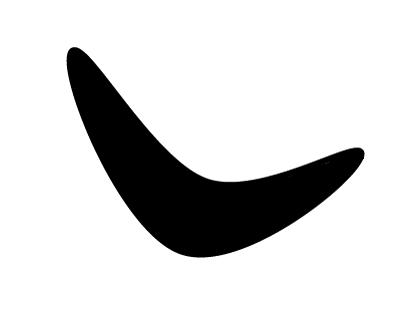
#> input picture PDI/gabaritos/CCF 394 - CONTORNOS/boomerang.png, 418 x 325 px
$ python 'CCF394 Aula 7 contornos - 5 best contour matching.py'
#> lines starting #> are read from the running program, lines starting #| are printed output that depends on the picture; after the words box and inside, x2 and y2 are one past the last pixel; in counts of white or black regions, pixels touching at a corner belong together; long printed decimals are rounded
import sys
import cv2
import numpy as np

# Extract all the contours from the image
def get_all_contours(img):
    ref_gray = cv2.cvtColor(img, cv2.COLOR_BGR2GRAY)
    ret, thresh = cv2.threshold(ref_gray, 127, 255, 0)
    # Find all the contours in the thresholded image. The values
    # for the second and third parameters are restricted to a
    # certain number of possible values. You can learn more 'findContours' function here:
    # http://docs.opencv.org/modules/imgproc/doc/structural_analysis_and_shape_descriptors.html#findcontours
    contours, hierarchy = cv2.findContours(thresh.copy(), cv2.RETR_LIST, cv2.CHAIN_APPROX_SIMPLE )
    return contours

# Extract reference contour from the image
def get_ref_contour(img):
    contours = get_all_contours(img)

    # Extract the relevant contour based on area ratio. We use the
    # area ratio because the main image boundary contour is
    # extracted as well and we don't want that. This area ratio
    # threshold will ensure that we only take the contour inside the image.
    for contour in contours:
        area = cv2.contourArea(contour)
        img_area = img.shape[0] * img.shape[1]
        if 0.05 < area/float(img_area) < 0.8:
            return contour

if __name__=='__main__':
    # imagem a ser encontrada
    img1 = cv2.imread('boomerang.png')
#> img1 is the input picture: shape (325, 418, 3); mean B, G, R 215.8, 215.8, 215.8
    cv2.imshow('Imagem a ser encontrada',img1)
    cv2.waitKey(0)

    # imagem com varias formas. VAMOS TENTAR ENCONTRAR A IMAGEM ACIMA NA IMAGEM ABAIXO
    img2 = cv2.imread('random_shapes.png')
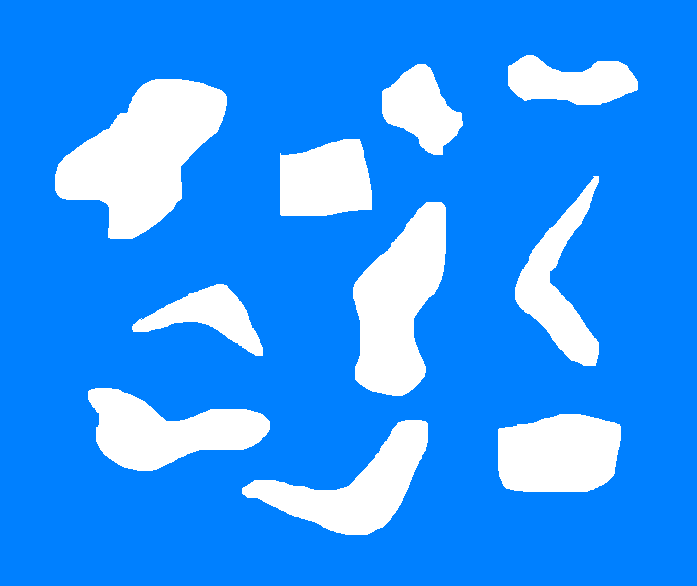
#> input picture PDI/gabaritos/CCF 394 - CONTORNOS/random_shapes.png, 697 x 586 px
#> img2 is the input picture: shape (586, 697, 3); mean B, G, R 255, 151.8, 47.9

    # RETORNANDO CONTORNOS DA IMAGEM REFERENCIA
    ref_contour = get_ref_contour(img1)
#> in get_all_contours, `ret, thresh = cv2.threshold(ref_gray, 127, 255, 0)`:
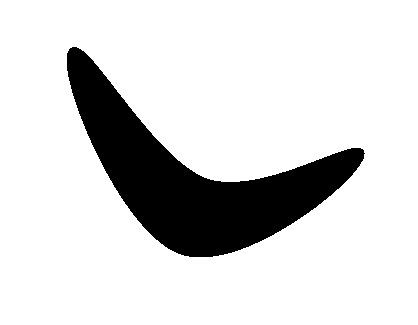
#> thresh: shape (325, 418); 84.6% white; 1 black region
#> in get_all_contours, `contours, hierarchy = cv2.findContours(thresh.copy(), cv2.RETR_LIST, c..`: contours = 2 contours; box (x1, y1, x2, y2) and area: (0, 0, 418, 325) 135108, (66, 46, 366, 258) 21232
#> the loop in get_ref_contour, `for contour in contours:` made 1 pass
#> (area, img_area) on pass 1: (21232.5, 135850)
#> ref_contour = contour of 377 points, box (x1, y1, x2, y2) (66, 46, 366, 258), area 21232

    # EXTRAINDO CONTORNO DE TODOS OS OBJETOS NA IMAGEM 2
    input_contours = get_all_contours(img2)
#> in get_all_contours (call 2), `ref_gray = cv2.cvtColor(img, cv2.COLOR_BGR2GRAY)`:
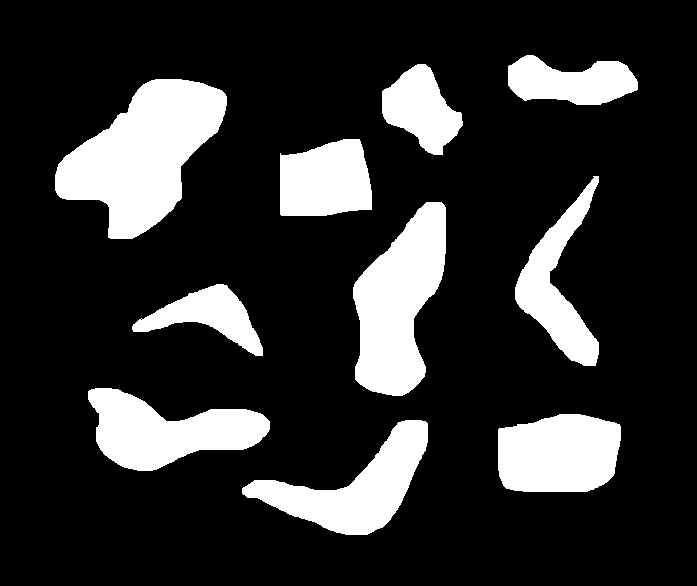
#> ref_gray: shape (586, 697); values 104 (black) and 255 (white), 18.8% white; 10 white regions, largest, box (x1, y1, x2, y2) and area: (55, 79, 227, 239) 15310, (353, 202, 446, 396) 11370, (88, 388, 270, 471) 8603
#> in get_all_contours (call 2), `ret, thresh = cv2.threshold(ref_gray, 127, 255, 0)`: thresh: shape (586, 697); 18.8% white; 10 white regions
#> in get_all_contours (call 2), `contours, hierarchy = cv2.findContours(thresh.copy(), cv2.RETR_LIST, c..`: contours = 11 contours, 1 with area under 20; largest, box (x1, y1, x2, y2) and area: (55, 79, 227, 239) 15068, (353, 202, 446, 396) 11146, (88, 388, 270, 471) 8390, (242, 420, 428, 535) 8240, (498, 414, 621, 492) 8146
#> input_contours has the same summary as contours in get_all_contours

    closest_contour = None
    min_dist = None
    contour_img = img2.copy()

    # ENCONTRANDO O  CONTORNO MAIS PRÓXIMO
    for i, contour in enumerate(input_contours):
        # TENTA ENCONTRAR UM CONTORNO MAIS PROXIMO DA IMAGEM PROCURADA
        # Comparison method CV_CONTOURS_MATCH_I3 (second argument)(https://docs.opencv.org/3.4/d3/dc0/group__imgproc__shape.html#gaf2b97a230b51856d09a2d934b78c015f)
        ret = cv2.matchShapes(ref_contour, contour, 3, 0.0)
        print("CONTORNO  %d SE PARECE COM A IMAGEM PROCURADA EM  %f" % (i, ret))
        if min_dist is None or ret < min_dist:  # o menor valor representa o contorno mais proximo ao contorno da imagem original
            min_dist = ret
            closest_contour = contour
            menor=i
#> this loop made 11 passes
#> (ret, min_dist, menor) on pass 1: (0.139, 0.139, 0)
#> ret on passes 2, 3, 5, 6, 7, 8: 2.21, 2.15, 2.12, 0.865, 2.22, 1.68
#| CONTORNO  0 SE PARECE COM A IMAGEM PROCURADA EM  0.1386
#| CONTORNO  1 SE PARECE COM A IMAGEM PROCURADA EM  2.209
#| CONTORNO  2 SE PARECE COM A IMAGEM PROCURADA EM  2.151
#| CONTORNO  3 SE PARECE COM A IMAGEM PROCURADA EM  0.8245
#| CONTORNO  4 SE PARECE COM A IMAGEM PROCURADA EM  2.125
#| CONTORNO  5 SE PARECE COM A IMAGEM PROCURADA EM  0.8649
#| CONTORNO  6 SE PARECE COM A IMAGEM PROCURADA EM  2.222
#| CONTORNO  7 SE PARECE COM A IMAGEM PROCURADA EM  1.678
#> (further printed lines are left out)
#> after the loop, closest_contour = contour of 216 points, box (x1, y1, x2, y2) (242, 420, 428, 535), area 8240; menor = 0; min_dist = 0.139

    cv2.drawContours(img2, [closest_contour], 0 , color=(0,0,0), thickness=3)
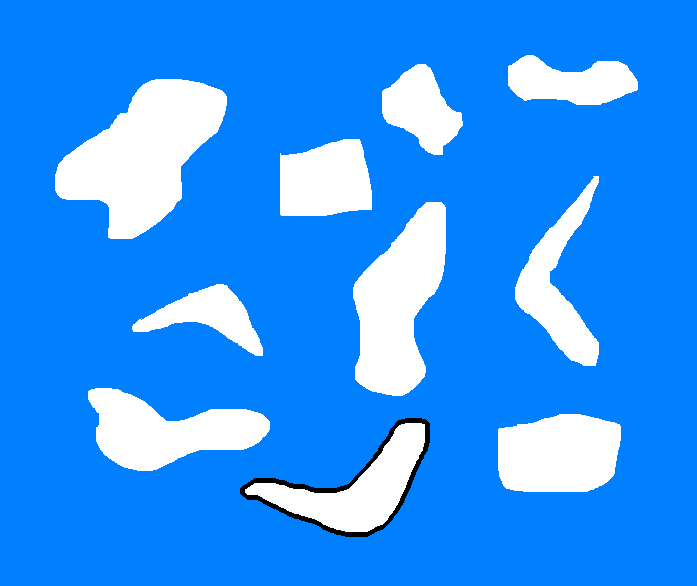
#> img2: shape (586, 697, 3); 0.55% of pixels changed, all inside (x1, y1, x2, y2) = (240, 418, 430, 537)
    cv2.imshow('MELHOR CONTORNO ENCONTRADO ', img2)
    print("menor contorno: # %d" % menor)
#| menor contorno: # 0
    cv2.waitKey()
